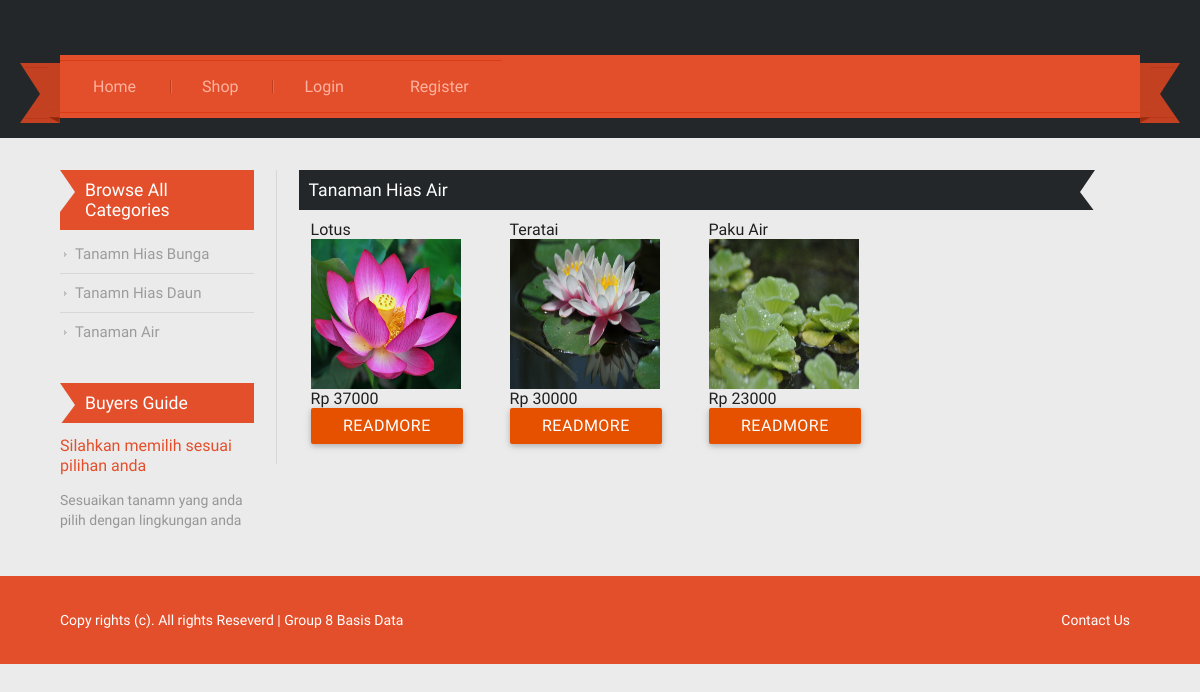
The page /kair.php on the database its author committed.
### tables this page shows
CREATE TABLE `tanaman` (
  `id_tanaman` int(5) NOT NULL,
  `nama_tanaman` varchar(50) NOT NULL,
  `jenis_tanaman` varchar(50) NOT NULL,
  `harga_tanaman` varchar(20) NOT NULL,
  `cara_perawatan` text NOT NULL,
  `gambar` varchar(20) NOT NULL,
  `stok` int(11) NOT NULL
);

### kair.php (the view, shortened to what this page needs)
<?php
include 'header.php';
?>
  <div class="main">
      <div class="content">
    	  <div class="content_bottom">
    	    <div class="wrap">
    	    	<div class="content-bottom-left">
    	    		<div class="categories">
						   <ul>
						  	   <h3>Browse All Categories</h3>
							      <li><a href="kbunga.php">Tanamn Hias Bunga</a></li>
							      <li><a href="kdaun.php">Tanamn Hias Daun</a></li>
							      <li><a href="kair.php">Tanaman Air</a></li>
						  	 </ul>
						</div>
						<div class="buters-guide">
						<h3>Buyers Guide</h3>
						<p><span>Silahkan memilih sesuai pilihan anda</span></p>
						<p>Sesuaikan tanamn yang anda pilih dengan lingkungan anda </p>
					  </div>
    	    	</div>
    	    	<div class="content-bottom-right">
    	    	<h3>Tanaman Hias Air</h3>
				<div class="row">
					<?php
					$limit=0;
					$kueri=mysqli_query($connect,"select * from tanaman where jenis_tanaman='tanaman air' limit $limit,12");
					while($hasil=mysqli_fetch_array($kueri,MYSQLI_ASSOC)){
						echo
								'<div class="col s3">'.
									'<h4>'.$hasil['nama_tanaman'].'</h4>'.
									'<img src="images/'.$hasil['gambar'].'" width=150px height=150px>'.
									'<p>Rp '.$hasil['harga_tanaman'].'</p>'.
									'<a href="preview.php?id_tanaman='.$hasil['id_tanaman'].'"><button class="btn waves-effect waves orange darken-4">Readmore</button></a>'.
								'</div>';
					}?>
			</div>
				</div>
			</div>
		</div>
	</div>
</div>
<br>
<br>
<?php
	include 'footer.php';
?>

### css/style.css (style rules this page uses)
html,body,div,span,applet,object,iframe,h1,h2,h3,h4,h5,h6,p,blockquote,pre,a,abbr,acronym,address,big,cite,code,del,dfn,em,img,ins,kbd,q,s,samp,small,strike,strong,sub,sup,tt,var,b,u,i,dl,dt,dd,ol,nav ul,nav li,fieldset,form,label,legend,table,caption,tbody,tfoot,thead,tr,th,td,article,aside,canvas,details,embed,figure,figcaption,footer,header,hgroup,menu,nav,output,ruby,section,summary,time,mark,audio,video { margin:0;padding:0;border:0;font-size:100%;font:inherit;vertical-align:baseline; }
ol,ul { list-style:none;margin:0;padding:0; }
a { text-decoration:none; }
img { max-width:100%; }
body { font-family: 'Ubuntu Condensed', sans-serif; background:#ebebeb; }
.wrap { width:80%; margin: 0 auto; transition:all .2s linear; -moz-transition:all .2s linear; -webkit-transition:all .2s linear; -o-transition:all .2s linear; -ms-transition:all .2s linear; }
.content_bottom { padding-top:2em; }
.content-bottom-left { float:left; width: 20%; padding-right:2%; }
.content-bottom-right { float:left; width:75.8%; padding-left:2%; border-left:1px solid #D7D7D7; }
.categories h3,.buters-guide h3,.content-bottom-right h3,.preview-page h3 { font-size:1.1em; color:#FFF; padding:10px; padding-left:25px; background:#e44f2b; position:relative; margin-bottom:5px; }
.categories h3:after,.buters-guide h3:after { content:''; position:absolute; left:0; top:0; border-width:22px 0px 20px 15px; border-style: solid; border-color: rgba(255, 0, 0, 0) rgba(0, 0, 255, 0) rgba(0, 128, 0, 0) #ebebeb; }
.content-bottom-right h3,.preview-page h3 { background:#23272a !important; margin-bottom:10px !important; padding-left:10px !important; }
.content-bottom-right h3:before,.preview-page h3:before { content:''; position:absolute; right:0; top:0; border-width:22px 15px 20px 0px; border-style: solid; border-color: rgba(255, 0, 0, 0) #ebebeb rgba(0, 0, 255, 0) rgba(0, 128, 0, 0) ; }
.categories li a { display:block; font-size:15px; padding:10px 15px; color: #9C9C9C; background:url(../images/drop_arrow.png) no-repeat 0; border-bottom:1px solid #D6D6D6; }
.categories li:last-child a { border:none; }
.buters-guide { margin-top:2em; }
.buters-guide p { font-size:14px; color:#969696; line-height:1.4em; padding:8px 0; }
.buters-guide p span { color:#e44f2b; font-size:16px; }
@media only screen and (max-width: 1366px) { .wrap { width:90%; } }

### rows shown on the page
tanaman: nama_tanaman "Lotus", gambar (picture), harga_tanaman "37000"
tanaman: nama_tanaman "Teratai", gambar (picture), harga_tanaman "30000"
tanaman: nama_tanaman "Paku Air", gambar (picture), harga_tanaman "23000"
